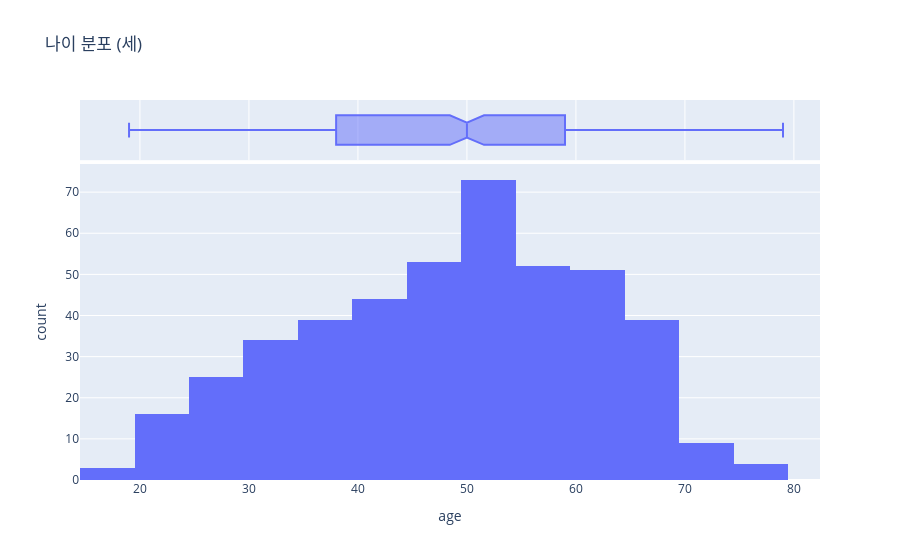
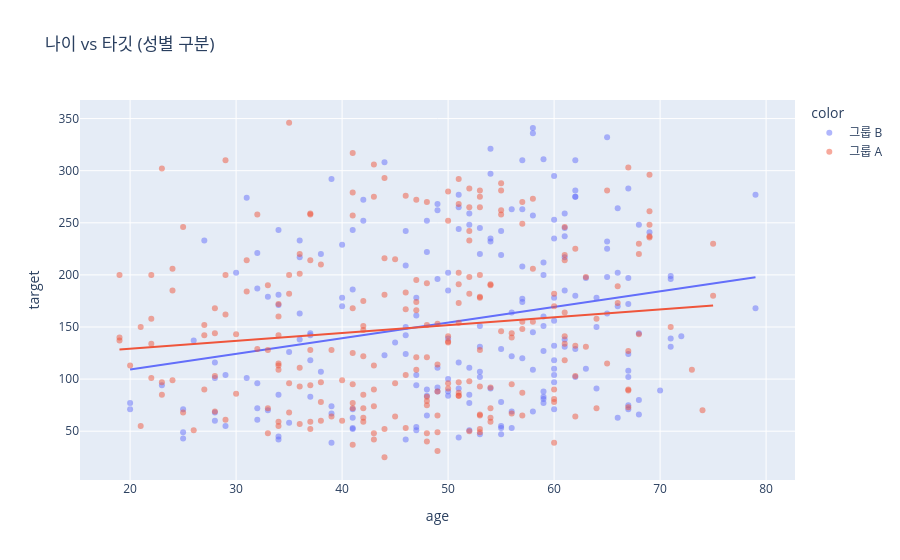
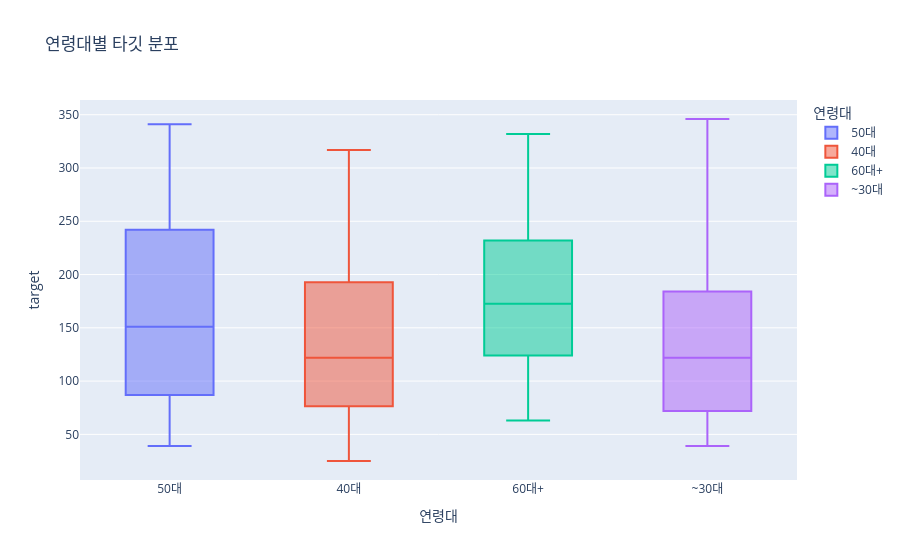

Write notebook code for charts like these, in order.
### Code cell
# [TODO 4] 나이 EDA + 연령대 구간화
px.histogram(df, x="age", nbins=25, marginal="box", title="나이 분포 (세)").show()                    # 나이(age) 분포 확인
px.scatter(df, x="age", y="target", trendline="ols", opacity=0.5,
           color=df_eda["성별"], title="나이 vs 타깃 (성별 구분)").show()                      # 나이~target 관계를 추세선(trendline)과 함께, 성별로 색 구분
df_eda["연령대"] = pd.cut(X["age"], bins=[0, 40, 50, 60, 120],
                        labels=["~30대", "40대", "50대", "60대+"])              # 연속형 나이를 구간(~30대/40대/50대/60대+)으로 범주화
display(df_eda.groupby("연령대", observed=True)["target"].mean().round(1))  # 연령대별 target 평균
px.box(df_eda, x="연령대", y="target", color="연령대",
       title="연령대별 타깃 분포").show()                          # 연령대별 target 분포 상자그림

### Figure 1 — Plotly figure (JSON) as saved in the notebook; plotly's stock layout.template omitted (floating-point values rounded to 4 significant figures; data arrays with more than 128 entries replaced by an {"elided": "..."} marker saying what was removed)
{"data": [{"bingroup": "x", "hovertemplate": "age=%{x}<br>count=%{y}<extra></extra>", "legendgroup": "", "marker": {"color": "#636efa", "pattern": {"shape": ""}}, "name": "", "nbinsx": 25, "orientation": "v", "showlegend": false, "type": "histogram", "x": {"elided": "442 float values"}, "xaxis": "x", "yaxis": "y"}, {"hovertemplate": "age=%{x}<extra></extra>", "legendgroup": "", "marker": {"color": "#636efa"}, "name": "", "notched": true, "showlegend": false, "type": "box", "x": {"elided": "442 float values"}, "xaxis": "x2", "yaxis": "y2"}], "layout": {"barmode": "relative", "legend": {"tracegroupgap": 0}, "title": {"text": "나이 분포 (세)"}, "xaxis": {"anchor": "y", "domain": [0, 1], "title": {"text": "age"}}, "xaxis2": {"anchor": "y2", "domain": [0, 1], "matches": "x", "showgrid": true, "showticklabels": false}, "yaxis": {"anchor": "x", "domain": [0, 0.8316], "title": {"text": "count"}}, "yaxis2": {"anchor": "x2", "domain": [0.8416, 1], "matches": "y2", "showgrid": false, "showline": false, "showticklabels": false, "ticks": ""}}}

### Figure 2 — Plotly figure (JSON) as saved in the notebook; plotly's stock layout.template omitted (floating-point values rounded to 4 significant figures; data arrays with more than 128 entries replaced by an {"elided": "..."} marker saying what was removed)
{"data": [{"hovertemplate": "color=그룹 B<br>age=%{x}<br>target=%{y}<extra></extra>", "legendgroup": "그룹 B", "marker": {"color": "#636efa", "opacity": 0.5, "symbol": "circle"}, "mode": "markers", "name": "그룹 B", "orientation": "v", "showlegend": true, "type": "scatter", "x": {"elided": "207 float values"}, "xaxis": "x", "y": {"elided": "207 float values"}, "yaxis": "y"}, {"hovertemplate": "<b>OLS trendline</b><br>target = 1.50235 * age + 79.1339<br>R<sup>2</sup>=0.059124<br><br>color=그룹 B<br>age=%{x}<br>target=%{y} <b>(trend)</b><extra></extra>", "legendgroup": "그룹 B", "marker": {"color": "#636efa", "symbol": "circle"}, "mode": "lines", "name": "그룹 B", "showlegend": false, "type": "scatter", "x": {"elided": "207 float values"}, "xaxis": "x", "y": {"elided": "207 float values"}, "yaxis": "y"}, {"hovertemplate": "color=그룹 A<br>age=%{x}<br>target=%{y}<extra></extra>", "legendgroup": "그룹 A", "marker": {"color": "#EF553B", "opacity": 0.5, "symbol": "circle"}, "mode": "markers", "name": "그룹 A", "orientation": "v", "showlegend": true, "type": "scatter", "x": {"elided": "235 float values"}, "xaxis": "x", "y": {"elided": "235 float values"}, "yaxis": "y"}, {"hovertemplate": "<b>OLS trendline</b><br>target = 0.757284 * age + 113.896<br>R<sup>2</sup>=0.017135<br><br>color=그룹 A<br>age=%{x}<br>target=%{y} <b>(trend)</b><extra></extra>", "legendgroup": "그룹 A", "marker": {"color": "#EF553B", "symbol": "circle"}, "mode": "lines", "name": "그룹 A", "showlegend": false, "type": "scatter", "x": {"elided": "235 float values"}, "xaxis": "x", "y": {"elided": "235 float values"}, "yaxis": "y"}], "layout": {"legend": {"title": {"text": "color"}, "tracegroupgap": 0}, "title": {"text": "나이 vs 타깃 (성별 구분)"}, "xaxis": {"anchor": "y", "domain": [0, 1], "title": {"text": "age"}}, "yaxis": {"anchor": "x", "domain": [0, 1], "title": {"text": "target"}}}}

### Figure 3 — Plotly figure (JSON) as saved in the notebook; plotly's stock layout.template omitted (floating-point values rounded to 4 significant figures; data arrays with more than 128 entries replaced by an {"elided": "..."} marker saying what was removed)
{"data": [{"alignmentgroup": "True", "hovertemplate": "연령대=%{x}<br>target=%{y}<extra></extra>", "legendgroup": "50대", "marker": {"color": "#636efa"}, "name": "50대", "notched": false, "offsetgroup": "50대", "orientation": "v", "showlegend": true, "type": "box", "x": {"elided": "129 str values"}, "x0": " ", "xaxis": "x", "y": {"elided": "129 float values"}, "y0": " ", "yaxis": "y"}, {"alignmentgroup": "True", "hovertemplate": "연령대=%{x}<br>target=%{y}<extra></extra>", "legendgroup": "40대", "marker": {"color": "#EF553B"}, "name": "40대", "notched": false, "offsetgroup": "40대", "orientation": "v", "showlegend": true, "type": "box", "x": ["40대", "40대", "40대", "40대", "40대", "40대", "40대", "40대", "40대", "40대", "40대", "40대", "40대", "40대", "40대", "40대", "40대", "40대", "40대", "40대", "40대", "40대", "40대", "40대", "40대", "40대", "40대", "40대", "40대", "40대", "40대", "40대", "40대", "40대", "40대", "40대", "40대", "40대", "40대", "40대", "40대", "40대", "40대", "40대", "40대", "40대", "40대", "40대", "40대", "40대", "40대", "40대", "40대", "40대", "40대", "40대", "40대", "40대", "40대", "40대", "40대", "40대", "40대", "40대", "40대", "40대", "40대", "40대", "40대", "40대", "40대", "40대", "40대", "40대", "40대", "40대", "40대", "40대", "40대", "40대", "40대", "40대", "40대", "40대", "40대", "40대", "40대", "40대", "40대", "40대", "40대", "40대", "40대", "40대", "40대", "40대", "40대", "40대", "40대", "40대", "40대", "40대", "40대", "40대", "40대"], "x0": " ", "xaxis": "x", "y": [75.0, 135.0, 185.0, 166.0, 168.0, 85.0, 59.0, 276.0, 252.0, 90.0, 100.0, 104.0, 37.0, 52.0, 150.0, 48.0, 270.0, 42.0, 252.0, 52.0, 65.0, 48.0, 279.0, 92.0, 83.0, 95.0, 84.0, 121.0, 161.0, 272.0, 280.0, 317.0, 88.0, 186.0, 25.0, 84.0, 96.0, 195.0, 53.0, 268.0, 152.0, 74.0, 151.0, 141.0, 79.0, 178.0, 72.0, 222.0, 196.0, 49.0, 252.0, 77.0, 53.0, 125.0, 215.0, 91.0, 153.0, 63.0, 308.0, 202.0, 94.0, 181.0, 31.0, 65.0, 124.0, 114.0, 142.0, 109.0, 147.0, 122.0, 192.0, 135.0, 96.0, 306.0, 216.0, 113.0, 139.0, 88.0, 243.0, 272.0, 54.0, 90.0, 262.0, 242.0, 123.0, 167.0, 71.0, 121.0, 40.0, 88.0, 51.0, 63.0, 175.0, 275.0, 293.0, 209.0, 136.0, 174.0, 257.0, 42.0, 111.0, 183.0, 72.0, 64.0, 104.0], "y0": " ", "yaxis": "y"}, {"alignmentgroup": "True", "hovertemplate": "연령대=%{x}<br>target=%{y}<extra></extra>", "legendgroup": "60대+", "marker": {"color": "#00cc96"}, "name": "60대+", "notched": false, "offsetgroup": "60대+", "orientation": "v", "showlegend": true, "type": "box", "x": ["60대+", "60대+", "60대+", "60대+", "60대+", "60대+", "60대+", "60대+", "60대+", "60대+", "60대+", "60대+", "60대+", "60대+", "60대+", "60대+", "60대+", "60대+", "60대+", "60대+", "60대+", "60대+", "60대+", "60대+", "60대+", "60대+", "60대+", "60대+", "60대+", "60대+", "60대+", "60대+", "60대+", "60대+", "60대+", "60대+", "60대+", "60대+", "60대+", "60대+", "60대+", "60대+", "60대+", "60대+", "60대+", "60대+", "60대+", "60대+", "60대+", "60대+", "60대+", "60대+", "60대+", "60대+", "60대+", "60대+", "60대+", "60대+", "60대+", "60대+", "60대+", "60대+", "60대+", "60대+", "60대+", "60대+", "60대+", "60대+", "60대+", "60대+", "60대+", "60대+", "60대+", "60대+", "60대+", "60대+", "60대+", "60대+", "60대+", "60대+", "60대+", "60대+", "60대+", "60대+", "60대+", "60대+"], "x0": " ", "xaxis": "x", "y": [141.0, 63.0, 118.0, 144.0, 245.0, 131.0, 283.0, 102.0, 259.0, 75.0, 225.0, 170.0, 71.0, 202.0, 143.0, 141.0, 134.0, 164.0, 150.0, 198.0, 275.0, 281.0, 173.0, 180.0, 197.0, 214.0, 220.0, 127.0, 237.0, 225.0, 64.0, 138.0, 185.0, 91.0, 129.0, 158.0, 196.0, 277.0, 70.0, 73.0, 296.0, 108.0, 90.0, 246.0, 124.0, 72.0, 275.0, 303.0, 150.0, 89.0, 103.0, 115.0, 264.0, 241.0, 102.0, 230.0, 219.0, 80.0, 332.0, 248.0, 89.0, 236.0, 172.0, 180.0, 163.0, 109.0, 230.0, 248.0, 131.0, 237.0, 199.0, 178.0, 139.0, 197.0, 217.0, 132.0, 110.0, 198.0, 232.0, 168.0, 281.0, 189.0, 261.0, 131.0, 310.0, 66.0], "y0": " ", "yaxis": "y"}, {"alignmentgroup": "True", "hovertemplate": "연령대=%{x}<br>target=%{y}<extra></extra>", "legendgroup": "~30대", "marker": {"color": "#ab63fa"}, "name": "~30대", "notched": false, "offsetgroup": "~30대", "orientation": "v", "showlegend": true, "type": "box", "x": ["~30대", "~30대", "~30대", "~30대", "~30대", "~30대", "~30대", "~30대", "~30대", "~30대", "~30대", "~30대", "~30대", "~30대", "~30대", "~30대", "~30대", "~30대", "~30대", "~30대", "~30대", "~30대", "~30대", "~30대", "~30대", "~30대", "~30대", "~30대", "~30대", "~30대", "~30대", "~30대", "~30대", "~30대", "~30대", "~30대", "~30대", "~30대", "~30대", "~30대", "~30대", "~30대", "~30대", "~30대", "~30대", "~30대", "~30대", "~30대", "~30대", "~30대", "~30대", "~30대", "~30대", "~30대", "~30대", "~30대", "~30대", "~30대", "~30대", "~30대", "~30대", "~30대", "~30대", "~30대", "~30대", "~30대", "~30대", "~30대", "~30대", "~30대", "~30대", "~30대", "~30대", "~30대", "~30대", "~30대", "~30대", "~30대", "~30대", "~30대", "~30대", "~30대", "~30대", "~30대", "~30대", "~30대", "~30대", "~30대", "~30대", "~30대", "~30대", "~30대", "~30대", "~30대", "~30대", "~30대", "~30대", "~30대", "~30대", "~30대", "~30대", "~30대", "~30대", "~30대", "~30대", "~30대", "~30대", "~30대", "~30대", "~30대", "~30대", "~30대", "~30대", "~30대", "~30대", "~30대", "~30대", "~30대", "~30대", "~30대", "~30대", "~30대"], "x0": " ", "xaxis": "x", "y": [206.0, 97.0, 138.0, 310.0, 101.0, 171.0, 97.0, 68.0, 49.0, 68.0, 184.0, 202.0, 137.0, 129.0, 55.0, 61.0, 190.0, 142.0, 142.0, 59.0, 182.0, 128.0, 52.0, 61.0, 144.0, 128.0, 163.0, 170.0, 200.0, 113.0, 210.0, 55.0, 42.0, 111.0, 96.0, 90.0, 162.0, 302.0, 134.0, 246.0, 229.0, 179.0, 200.0, 99.0, 115.0, 274.0, 158.0, 83.0, 103.0, 85.0, 60.0, 259.0, 178.0, 128.0, 96.0, 126.0, 292.0, 217.0, 172.0, 59.0, 70.0, 101.0, 107.0, 101.0, 137.0, 143.0, 86.0, 142.0, 39.0, 99.0, 214.0, 185.0, 93.0, 150.0, 77.0, 160.0, 220.0, 71.0, 187.0, 51.0, 258.0, 243.0, 346.0, 116.0, 74.0, 45.0, 64.0, 94.0, 60.0, 68.0, 200.0, 85.0, 144.0, 78.0, 72.0, 214.0, 200.0, 71.0, 109.0, 60.0, 221.0, 58.0, 233.0, 168.0, 140.0, 104.0, 201.0, 118.0, 69.0, 258.0, 43.0, 72.0, 181.0, 113.0, 55.0, 233.0, 152.0, 67.0, 94.0, 48.0, 220.0, 57.0], "y0": " ", "yaxis": "y"}], "layout": {"boxmode": "overlay", "legend": {"title": {"text": "연령대"}, "tracegroupgap": 0}, "title": {"text": "연령대별 타깃 분포"}, "xaxis": {"anchor": "y", "categoryarray": ["50대", "40대", "60대+", "~30대"], "categoryorder": "array", "domain": [0, 1], "title": {"text": "연령대"}}, "yaxis": {"anchor": "x", "domain": [0, 1], "title": {"text": "target"}}}}
